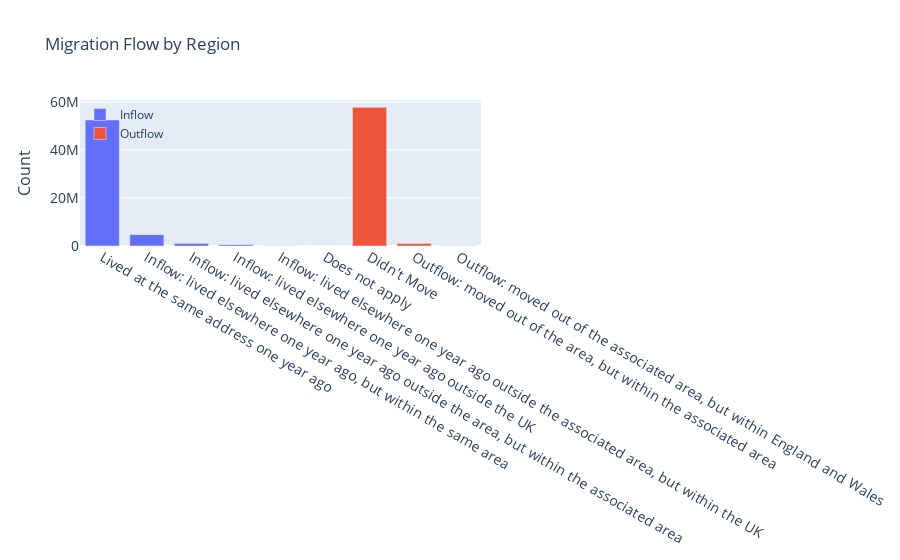

The code cell stored with this chart in its notebook:
### Code cell
# Count for regions in flow
mig_rgn_in = mig_rgn_in_df.groupby(['Migration Region (inflow) (6 categories) code', 'Migration Region (inflow) (6 categories) label'])['Count'].sum().reset_index()
mig_rgn_in = mig_rgn_in.sort_values(by='Count', ascending=False)

# Rename "Does not apply" to "Didn't Move"
mig_rgn_out_df['Migration Region (outflow) (3 categories) label'] = mig_rgn_out_df['Migration Region (outflow) (3 categories) label'].replace('Does not apply', 'Didn\'t Move')

# Count local regions out flow
mig_rgn_out = mig_rgn_out_df.groupby(['Migration Region (outflow) (3 categories) code', 'Migration Region (outflow) (3 categories) label'])['Count'].sum().reset_index()
mig_rgn_out = mig_rgn_out.sort_values(by='Count', ascending=False)

# Save df to csv file
mig_rgn_in.to_csv("./Resources/local_authority_in.csv", index=False)
mig_rgn_out.to_csv("./Resources/local_authority_out.csv", index=False)


fig = go.Figure()

fig.add_trace(go.Bar(
    x=mig_rgn_in['Migration Region (inflow) (6 categories) label'],
    y=mig_rgn_in['Count'],
    name='Inflow'
))

fig.add_trace(go.Bar(
    x=mig_rgn_out['Migration Region (outflow) (3 categories) label'],
    y=mig_rgn_out['Count'],
    name='Outflow'
))

fig.update_layout(
    title='Migration Flow by Region',
    xaxis_tickfont_size=14,
    yaxis=dict(
        title='Count',
        titlefont_size=16,
        tickfont_size=14,
    ),
    legend=dict(
        x=0,
        y=1.0,
        bgcolor='rgba(255, 255, 255, 0)',
        bordercolor='rgba(255, 255, 255, 0)'
    ),
    barmode='group',
    bargap=0.15,
    bargroupgap=0.1
)

fig.show()

### Figure 1 — Plotly figure (JSON) as saved in the notebook; plotly's stock layout.template omitted (floating-point values rounded to 4 significant figures)
{"data": [{"name": "Inflow", "type": "bar", "x": ["Lived at the same address one year ago", "Inflow: lived elsewhere one year ago, but within the same area", "Inflow: lived elsewhere one year ago outside the area, but within the associated area", "Inflow: lived elsewhere one year ago outside the UK", "Inflow: lived elsewhere one year ago outside the associated area, but within the UK", "Does not apply"], "y": [52496539, 4723460, 1091915, 545097, 133230, 0]}, {"name": "Outflow", "type": "bar", "x": ["Didn't Move", "Outflow: moved out of the area, but within the associated area", "Outflow: moved out of the associated area, but within England and Wales"], "y": [57800607, 1091937, 97709]}], "layout": {"bargap": 0.15, "bargroupgap": 0.1, "barmode": "group", "legend": {"bgcolor": "rgba(255, 255, 255, 0)", "bordercolor": "rgba(255, 255, 255, 0)", "x": 0, "y": 1}, "title": {"text": "Migration Flow by Region"}, "xaxis": {"tickfont": {"size": 14}}, "yaxis": {"tickfont": {"size": 14}, "title": {"font": {"size": 16}, "text": "Count"}}}}
